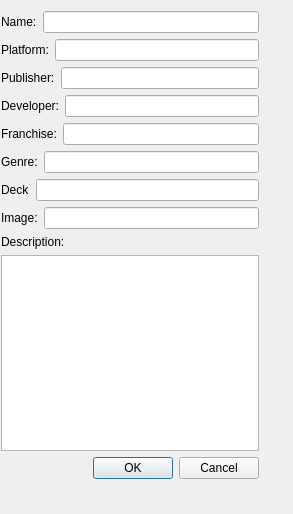
<?xml version="1.0" encoding="UTF-8"?>
<ui version="4.0">
 <class>manualAdd</class>
 <widget class="QDialog" name="manualAdd">
  <property name="geometry">
   <rect>
    <x>0</x>
    <y>0</y>
    <width>293</width>
    <height>514</height>
   </rect>
  </property>
  <property name="windowTitle">
   <string>Dialog</string>
  </property>
  <widget class="QWidget" name="">
   <property name="geometry">
    <rect>
     <x>1</x>
     <y>11</y>
     <width>258</width>
     <height>468</height>
    </rect>
   </property>
   <layout class="QVBoxLayout" name="verticalLayout">
    <item>
     <layout class="QHBoxLayout" name="horizontalLayout">
      <item>
       <widget class="QLabel" name="label">
        <property name="text">
         <string>Name:</string>
        </property>
       </widget>
      </item>
      <item>
       <widget class="QLineEdit" name="nameEdit"/>
      </item>
     </layout>
    </item>
    <item>
     <layout class="QHBoxLayout" name="horizontalLayout_2">
      <item>
       <widget class="QLabel" name="label_2">
        <property name="text">
         <string>Platform:</string>
        </property>
       </widget>
      </item>
      <item>
       <widget class="QLineEdit" name="platformEdit"/>
      </item>
     </layout>
    </item>
    <item>
     <layout class="QHBoxLayout" name="horizontalLayout_3">
      <item>
       <widget class="QLabel" name="label_3">
        <property name="text">
         <string>Publisher:</string>
        </property>
       </widget>
      </item>
      <item>
       <widget class="QLineEdit" name="pubEdit"/>
      </item>
     </layout>
    </item>
    <item>
     <layout class="QHBoxLayout" name="horizontalLayout_4">
      <item>
       <widget class="QLabel" name="label_4">
        <property name="text">
         <string>Developer:</string>
        </property>
       </widget>
      </item>
      <item>
       <widget class="QLineEdit" name="devEdit"/>
      </item>
     </layout>
    </item>
    <item>
     <layout class="QHBoxLayout" name="horizontalLayout_5">
      <item>
       <widget class="QLabel" name="label_5">
        <property name="text">
         <string>Franchise:</string>
        </property>
       </widget>
      </item>
      <item>
       <widget class="QLineEdit" name="franchiseEdit"/>
      </item>
     </layout>
    </item>
    <item>
     <layout class="QHBoxLayout" name="horizontalLayout_6">
      <item>
       <widget class="QLabel" name="label_6">
        <property name="text">
         <string>Genre:</string>
        </property>
       </widget>
      </item>
      <item>
       <widget class="QLineEdit" name="genreEdit"/>
      </item>
     </layout>
    </item>
    <item>
     <layout class="QHBoxLayout" name="horizontalLayout_7">
      <item>
       <widget class="QLabel" name="label_7">
        <property name="text">
         <string>Deck</string>
        </property>
       </widget>
      </item>
      <item>
       <widget class="QLineEdit" name="deckEdit"/>
      </item>
     </layout>
    </item>
    <item>
     <layout class="QHBoxLayout" name="horizontalLayout_9">
      <item>
       <widget class="QLabel" name="label_9">
        <property name="text">
         <string>Image:</string>
        </property>
       </widget>
      </item>
      <item>
       <widget class="QLineEdit" name="imageEdit"/>
      </item>
     </layout>
    </item>
    <item>
     <widget class="QLabel" name="label_8">
      <property name="text">
       <string>Description:</string>
      </property>
     </widget>
    </item>
    <item>
     <widget class="QTextEdit" name="descriptionEdit"/>
    </item>
    <item>
     <layout class="QHBoxLayout" name="horizontalLayout_8">
      <item>
       <widget class="QDialogButtonBox" name="buttonBox">
        <property name="orientation">
         <enum>Qt::Horizontal</enum>
        </property>
        <property name="standardButtons">
         <set>QDialogButtonBox::Cancel|QDialogButtonBox::Ok</set>
        </property>
       </widget>
      </item>
     </layout>
    </item>
   </layout>
  </widget>
 </widget>
 <resources/>
 <connections>
  <connection>
   <sender>buttonBox</sender>
   <signal>accepted()</signal>
   <receiver>manualAdd</receiver>
   <slot>accept()</slot>
   <hints>
    <hint type="sourcelabel">
     <x>248</x>
     <y>254</y>
    </hint>
    <hint type="destinationlabel">
     <x>157</x>
     <y>274</y>
    </hint>
   </hints>
  </connection>
  <connection>
   <sender>buttonBox</sender>
   <signal>rejected()</signal>
   <receiver>manualAdd</receiver>
   <slot>reject()</slot>
   <hints>
    <hint type="sourcelabel">
     <x>316</x>
     <y>260</y>
    </hint>
    <hint type="destinationlabel">
     <x>286</x>
     <y>274</y>
    </hint>
   </hints>
  </connection>
 </connections>
</ui>
